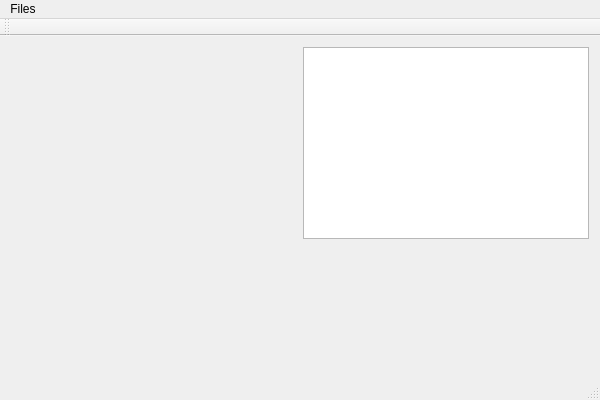
<?xml version="1.0" encoding="UTF-8"?>
<ui version="4.0">
 <class>BoltEditorClass</class>
 <widget class="QMainWindow" name="BoltEditorClass">
  <property name="geometry">
   <rect>
    <x>0</x>
    <y>0</y>
    <width>600</width>
    <height>400</height>
   </rect>
  </property>
  <property name="windowTitle">
   <string>BoltEditor</string>
  </property>
  <widget class="QWidget" name="centralWidget">
   <layout class="QHBoxLayout" name="horizontalLayout_2">
    <item>
     <widget class="MyCanvas" name="widget" native="true"/>
    </item>
    <item>
     <layout class="QVBoxLayout" name="verticalLayout">
      <item>
       <widget class="QListView" name="listView">
        <property name="sizePolicy">
         <sizepolicy hsizetype="Preferred" vsizetype="Preferred">
          <horstretch>0</horstretch>
          <verstretch>0</verstretch>
         </sizepolicy>
        </property>
       </widget>
      </item>
      <item>
       <spacer name="verticalSpacer">
        <property name="orientation">
         <enum>Qt::Vertical</enum>
        </property>
        <property name="sizeHint" stdset="0">
         <size>
          <width>20</width>
          <height>40</height>
         </size>
        </property>
       </spacer>
      </item>
      <item>
       <widget class="cEntityProperty" name="entityPropertyWidget" native="true"/>
      </item>
     </layout>
    </item>
   </layout>
  </widget>
  <widget class="QMenuBar" name="menuBar">
   <property name="geometry">
    <rect>
     <x>0</x>
     <y>0</y>
     <width>600</width>
     <height>21</height>
    </rect>
   </property>
   <widget class="QMenu" name="menuFiles">
    <property name="title">
     <string>Files</string>
    </property>
    <addaction name="actionExit"/>
   </widget>
   <addaction name="menuFiles"/>
  </widget>
  <widget class="QToolBar" name="mainToolBar">
   <attribute name="toolBarArea">
    <enum>TopToolBarArea</enum>
   </attribute>
   <attribute name="toolBarBreak">
    <bool>false</bool>
   </attribute>
  </widget>
  <widget class="QStatusBar" name="statusBar"/>
  <action name="actionExit">
   <property name="text">
    <string>Exit</string>
   </property>
  </action>
 </widget>
 <layoutdefault spacing="6" margin="11"/>
 <customwidgets>
  <customwidget>
   <class>MyCanvas</class>
   <extends>QWidget</extends>
   <header>Editor.BoltQtWidgets.TestCanvas.h</header>
   <container>1</container>
  </customwidget>
  <customwidget>
   <class>cEntityProperty</class>
   <extends>QWidget</extends>
   <header>Editor.BoltQtWidgets.EntityProperty.h</header>
   <container>1</container>
  </customwidget>
 </customwidgets>
 <resources>
  <include location="../BoltQtResourceFiles/Editor.BoltQtResourceFiles.BoltEditor.qrc"/>
 </resources>
 <connections/>
</ui>
